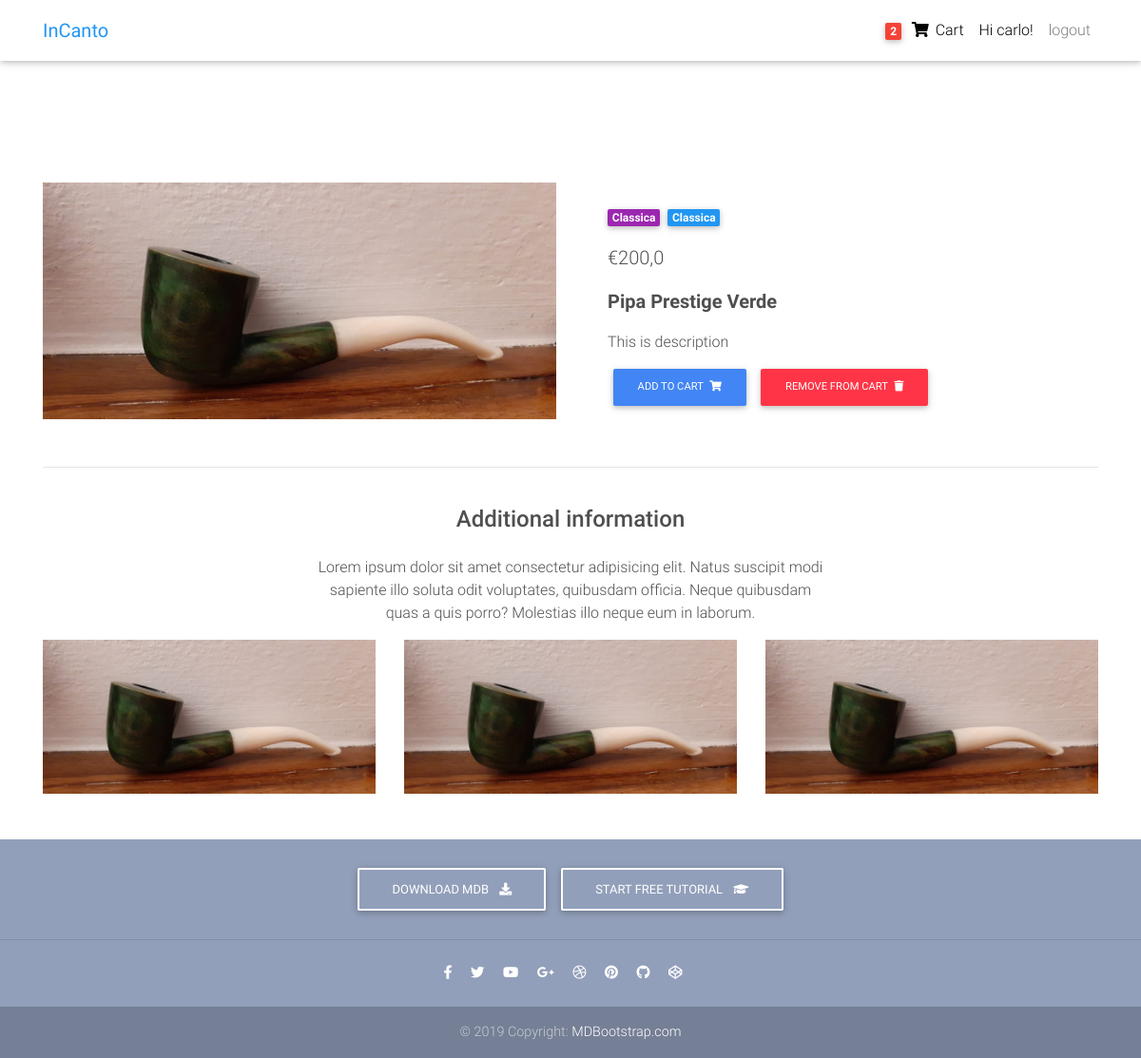
/product/1/ (signed in), run on the app's committed database.
### core/models.py (models this page shows, shortened)
class Order(models.Model) :
    user = models.ForeignKey(settings.AUTH_USER_MODEL, on_delete=models.CASCADE)
    items = models.ManyToManyField(OrderItem)
    start_date = models.DateTimeField(auto_now_add=True)
    ordered_date = models.DateTimeField()
    ordered = models.BooleanField(default=False)

class Item(models.Model) :
    item_name = models.CharField(max_length=100)
    price = models.FloatField()
    discount_price = models.FloatField(blank=True, null=True)
    category = models.CharField(choices=CATEGORY, max_length=2)
    label = models.CharField(choices=LABEL, max_length=2)
    description = models.TextField()
    immagine = models.CharField(max_length=100)
    price = models.FloatField()
    def get_add_to_cart_url(self) :
        return reverse("core:add-to-cart", kwargs={
            "pk" : self.pk
        })
    def get_remove_from_cart_url(self) :
        return reverse("core:remove-from-cart", kwargs={
            "pk" : self.pk
        })

### core/views.py (the view)
# urls.py: path('product/<pk>/', ProductView.as_view(), name='product'),
class ProductView(DetailView) :
    model = Item
    template_name = "product.html"

### core/templatetags/cart_template_tags.py (called while the page is built)
@register.filter
def cart_item_count(user) :
    if user.is_authenticated :
        qs = Order.objects.filter(user=user, ordered=False)
        if qs.exists() :
            return qs[0].items.count()
    return 0

### templates/product.html (shortened to what this page needs)
{% extends 'base.html' %}
{% block content %}
{% load static %}
  <main class="mt-5 pt-4">
    <div class="container dark-grey-text mt-5">
      <div class="row wow fadeIn">
        <div class="col-md-6 mb-4">
          <img src="{% static 'img/'   %}{{item.immagine}}" class="img-fluid" alt="">
        </div>
        <div class="col-md-6 mb-4">
          <div class="p-4">
            <div class="mb-3">
              <a href="">
                <span class="badge purple mr-1">{{ object.get_category_display }}</span>
              </a>
              <a href="">
                <span class="badge blue mr-1">{{ object.get_label_display }}</span>
              </a>
            </div>
            <p class="lead">
            {% if object.discount_price %}
              <span class="mr-1">
              <del>€{{ object.price }}</del>
              </span>
              <span>€{{ object.discount_price }}</span>
            {% else %}
             <span>€{{ item.price }}</span>
            {% endif %}
            </p>
            <p class="lead font-weight-bold">{{ object.item_name }}</p>
            <p>{{ object.description }}</p>
            <a href="{{ object.get_add_to_cart_url }}" class="btn btn-primary btn-md my-0 p" >Add to cart
                <i class="fas fa-shopping-cart ml-1"></i>
            </a>
            <a href="{{ object.get_remove_from_cart_url }}" class="btn btn-danger btn-md my-0 p" >Remove From cart
                <i class="fas fa-trash ml-1"></i>
            </a>
          </div>
        </div>
      </div>
      <hr>
      <div class="row d-flex justify-content-center wow fadeIn">
        <div class="col-md-6 text-center">
          <h4 class="my-4 h4">Additional information</h4>
          <p>Lorem ipsum dolor sit amet consectetur adipisicing elit. Natus suscipit modi sapiente illo soluta odit
            voluptates,
            quibusdam officia. Neque quibusdam quas a quis porro? Molestias illo neque eum in laborum.</p>
        </div>
      </div>
      <div class="row wow fadeIn">
        <div class="col-lg-4 col-md-12 mb-4">
          <img src="{% static 'img/'   %}{{item.immagine}}" class="img-fluid" alt="">
        </div>
        <div class="col-lg-4 col-md-6 mb-4">
          <img src="{% static 'img/'   %}{{item.immagine}}" class="img-fluid" alt="">
        </div>
        <div class="col-lg-4 col-md-6 mb-4">
          <img src="{% static 'img/'   %}{{item.immagine}}" class="img-fluid" alt="">
        </div>
      </div>
    </div>
  </main>
{% endblock content %}

### templates/base.html (shortened to what this page needs)
{% load static %}
{% load cart_template_tags %}
<!DOCTYPE html>
<html lang="en">
<head>
  <link rel="stylesheet" href="https://use.fontawesome.com/releases/v5.11.2/css/all.css">
  <link href="{% static 'css/bootstrap.min.css' %}" rel="stylesheet">
  <link href="{% static 'css/mdb.min.css' %}" rel="stylesheet">
  <link href=" {% static 'css/style.min.css' %}" rel="stylesheet">
</head>
<body>
  <nav class="navbar fixed-top navbar-expand-lg navbar-light white scrolling-navbar">
    <div class="container">
      <a class="navbar-brand waves-effect" href="/">
        <strong class="blue-text">InCanto</strong>
      </a>
      <div class="collapse navbar-collapse" id="navbarSupportedContent">
        <ul class="navbar-nav nav-flex-icons">
            {% if user.is_authenticated %}
            <li class="nav-item">
                <a class="nav-link waves-effect">
                {% if request.user|cart_item_count != 0 %}
                  <span class="badge red z-depth-1 mr-1"> {{ request.user|cart_item_count }} </span>
                {% endif %}
                <i class="fas fa-shopping-cart"></i>
                <span class="clearfix d-none d-sm-inline-block"> Cart </span>
                </a>
            </li>
            <li class="nav-item">
                 <a class="nav-link waves-effect">
                Hi {{ user.username }}!
                </a>
            </li>
                <a class="nav-link waves-effect" href="{% url 'logout' %}"> logout</a>
            {% else %}
             </li class="nav-item">
                <a class="nav-link waves-effect" href="{% url 'login' %}"> login</a>
            </li>
            {% endif %}
        </ul>
      </div>
    </div>
  </nav>
  <div class="mt-5 pt-4">
    </div>
    {% block content %}
    {% endblock content %}
    {% include "footer.html" %}
</body>
</html>

### templates/base.html (style rules this page uses)
html, body, header, .carousel { height: 60vh; }

### data on the page
Item: immagine (picture), category "Classica", label "Classica", price "200,0", item_name "Pipa Prestige Verde", description "This is description"

### other printed values
{{ request.user|cart_item_count }} "2"
{{ user.username }} "carlo"
